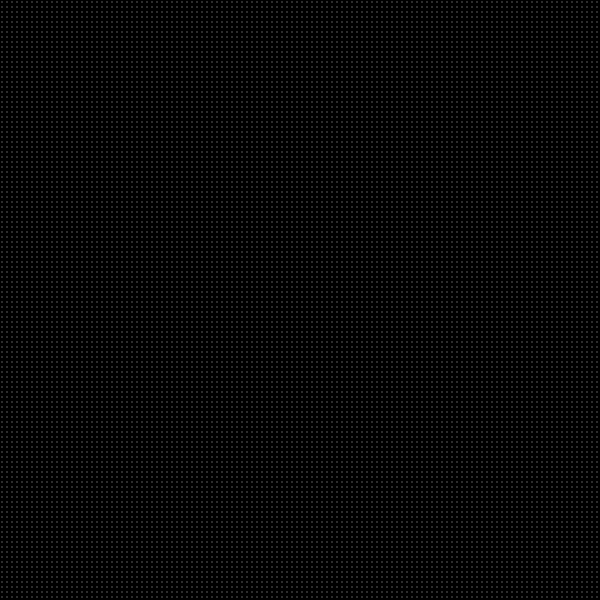
Frame 1 (no input)
Frame 60 (the mouse pressed at the canvas centre just before this capture): identical to frame 1, image omitted
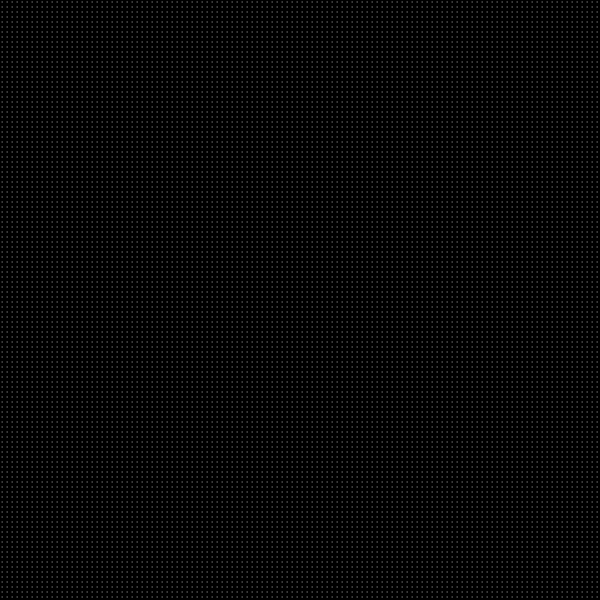
Frame 120 (the mouse held since frame 60 and released just before this capture)

The Processing sketch that drew these frames (run headless with seeded random() and noise(); from frame 60 on, the mouse is pressed at the canvas centre):

// Processing sketch: processing_156898
// ── processing_156898.pde

ArrayList<Object> objects;
int d = 5;
float sp = 0.009;
float ri = 200.0;
void setup() {
size(600, 600);
smooth();
objects = new ArrayList<Object>();

for (int i = 0; i < (int) width/d; i++) {
    for (int j = 0; j < (int) height/d; j++) {
      objects.add(new Object(new PVector(d*i+d/2, d*j+d/2)));
    }
  }
}

void draw() {
background(0);
for (Object object : objects) {
    object.move();
  }
}

class Object {
  PVector position;
  float s = 0;
  float ang = 0;
float r;

  Object(PVector p_) {
    position = p_;
  }

void move() {
noStroke();
    fill(255);
if (pmouseX != 0 || pmouseY != 0) {
s = sp * det(position.x, position.y, pmouseX, pmouseY, mouseX, mouseY) / (dist(position.x, position.y, mouseX, mouseY) + 1);
ang += s;
r = ri * s + .1;
ellipse(position.x + r*cos(ang), position.y + r*sin(ang), 1, 1);
} else {
   ellipse(position.x, position.y, 1, 1);
}    
}

float det(float x1, float y1, int x2, int y2, int x3, int y3) {
  return (float) ((x3-x1)*(y2-y1) - (x2-x1)*(y3-y1));
}
}
